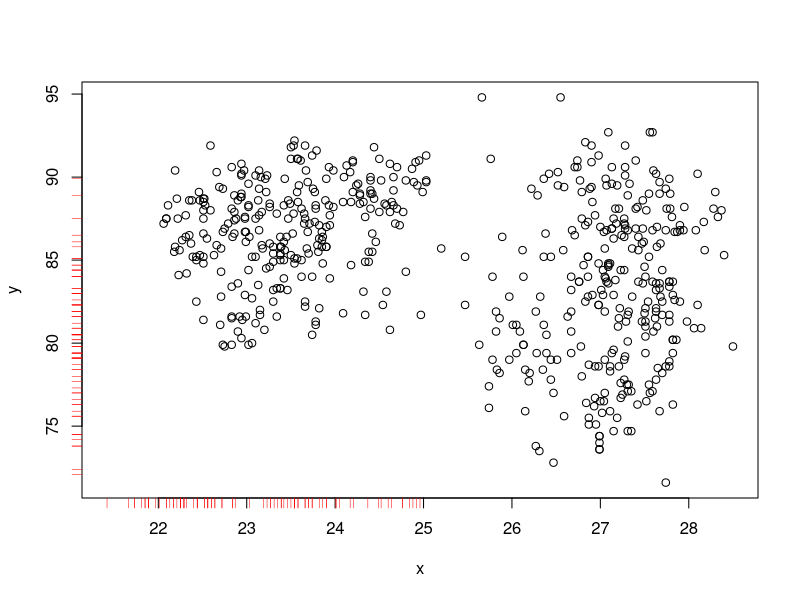
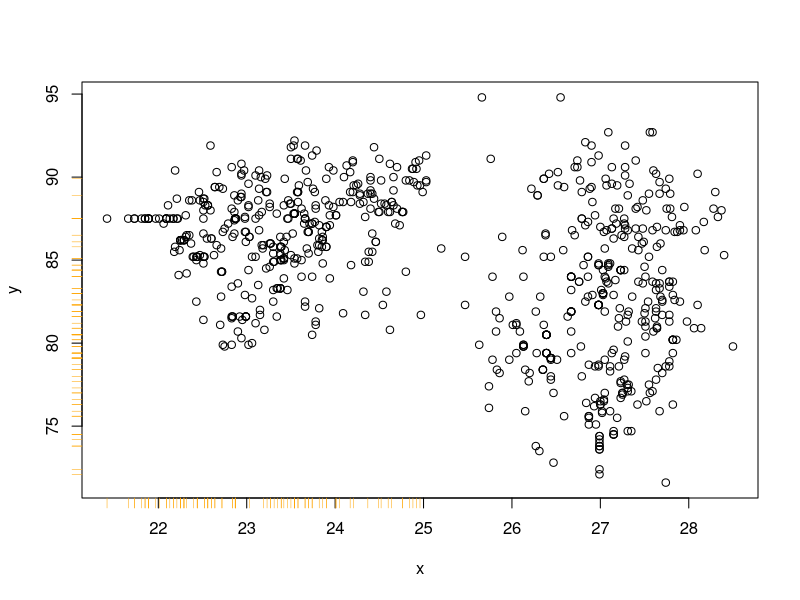

R code for these plots, in order:
library(VIM)


### Name: rugNA
### Title: Rug representation of missing/imputed values
### Aliases: rugNA
### Keywords: color

### ** Examples


data(tao, package = "VIM")
## for missing values
x <- tao[, "Air.Temp"]
y <- tao[, "Humidity"]
plot(x, y)
rugNA(x, y, side = 1)
rugNA(x, y, side = 2)

## for imputed values
x_imp <- kNN(tao[, c("Air.Temp","Humidity")])
x <- x_imp[, "Air.Temp"]
y <- x_imp[, "Humidity"]
miss <- x_imp[, c("Air.Temp_imp","Humidity_imp")]
plot(x, y)
rugNA(x, y, side = 1, col = "orange", miss = miss)
rugNA(x, y, side = 2, col = "orange", miss = miss)
